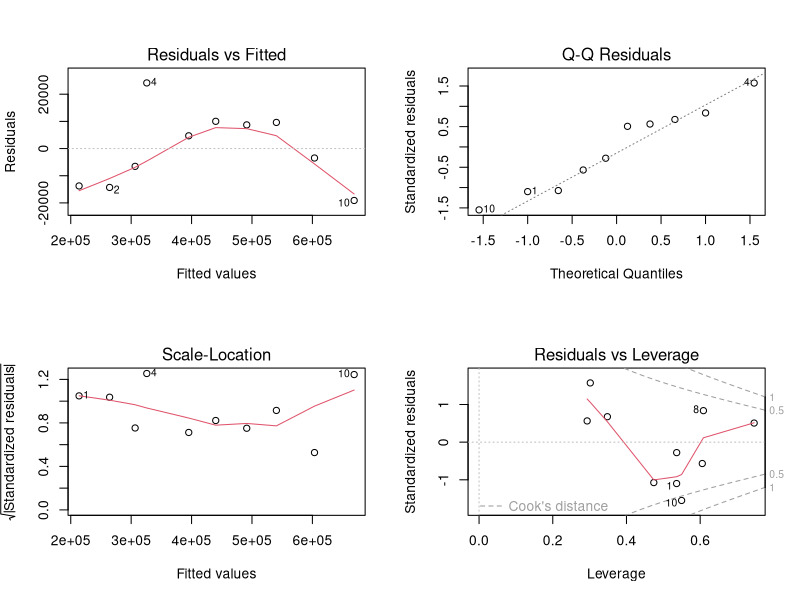
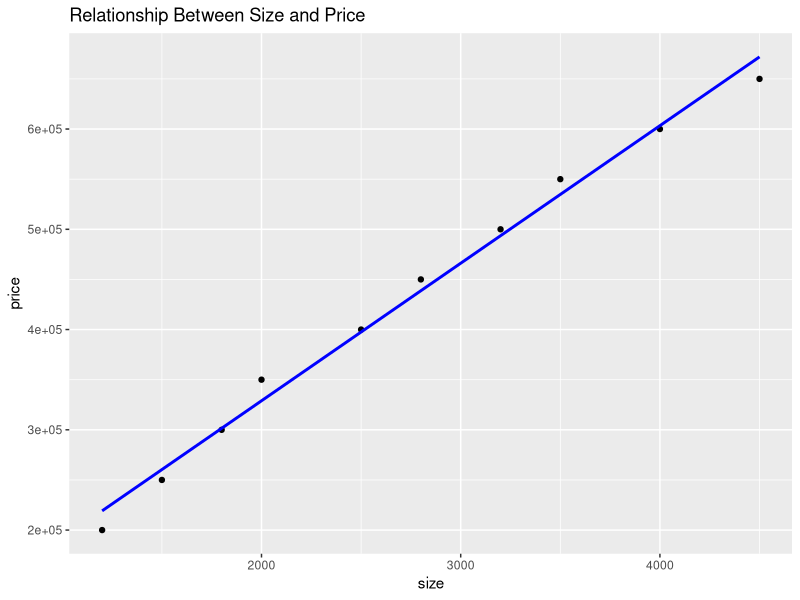
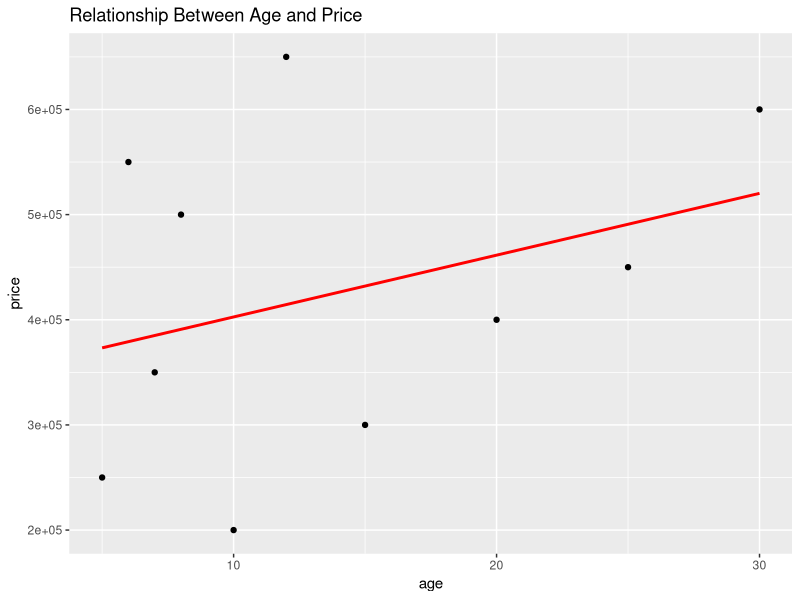

These figures' R source, in order:
install.packages("ggplot2") 
install.packages("dplyr")
library(ggplot2) 
library(dplyr)
# Sample dataset
house_data <- data.frame(
  price = c(200000, 250000, 300000, 350000, 400000, 450000, 500000, 550000, 600000, 650000),
  size = c(1200, 1500, 1800, 2000, 2500, 2800, 3200, 3500, 4000, 4500),
  location = factor(c("A", "B", "C", "A", "B", "C", "A", "B", "C", "A")),
  age = c(10, 5, 15, 7, 20, 25, 8, 6, 30, 12)
)

# Check structure
str(house_data)

# One-hot encode 'location' manually
house_data <- house_data %>%
  mutate(location = as.factor(location))

house_data <- cbind(house_data, model.matrix(~ location - 1, data = house_data))

# View the first few rows
head(house_data)

# Build the linear regression model
model <- lm(price ~ size + age + locationA + locationB, data = house_data)

# Model summary
summary(model)

# Plot model diagnostics
par(mfrow = c(2, 2))
plot(model)

# Predict on new data
new_data <- data.frame(
  size = c(1600, 2200, 3500),
  locationA = c(1, 0, 0),
  locationB = c(0, 1, 0),
  age = c(5, 10, 15)
)

predictions <- predict(model, new_data)
print(predictions)

# Visualization
ggplot(house_data, aes(x = size, y = price)) +
  geom_point() +
  geom_smooth(method = "lm", se = FALSE, color = "blue") +
  ggtitle("Relationship Between Size and Price")

ggplot(house_data, aes(x = age, y = price)) +
  geom_point() +
  geom_smooth(method = "lm", se = FALSE, color = "red") +
  ggtitle("Relationship Between Age and Price")
